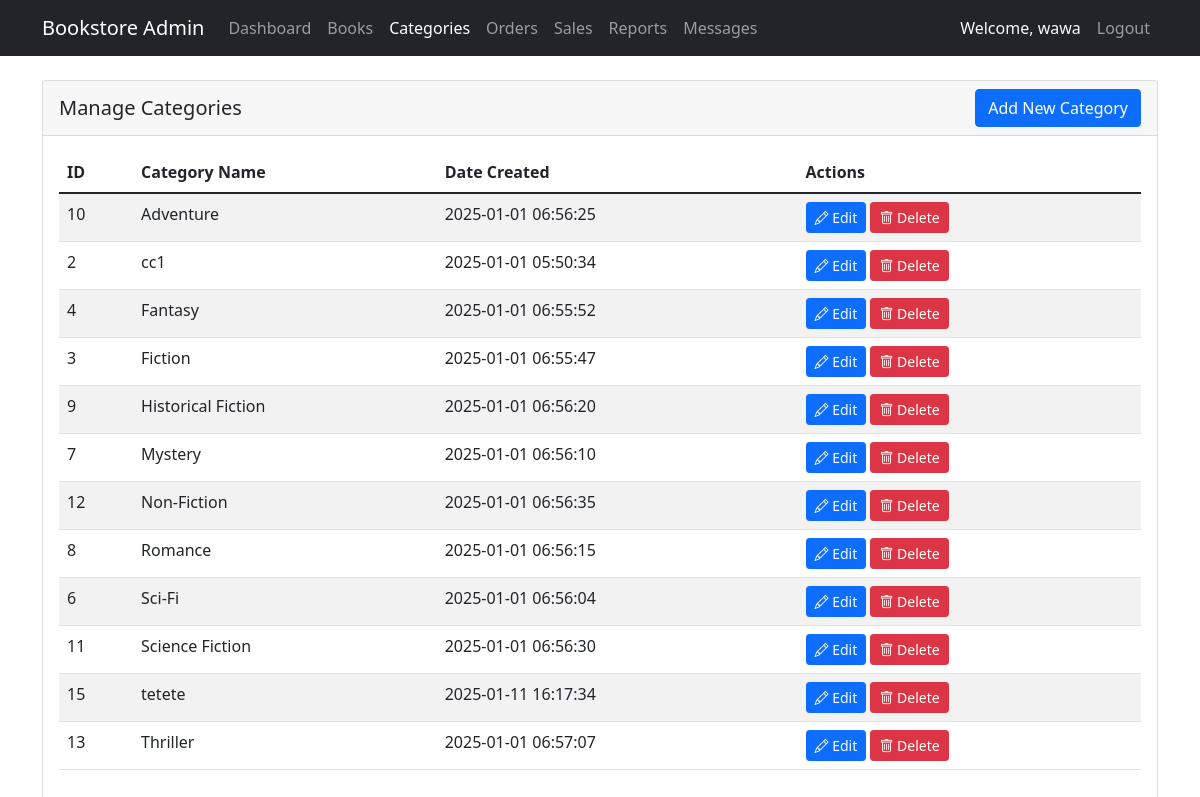
The app's page /admin/manage_categories.php (signed in) with its own data.
### tables this page shows
CREATE TABLE `categories` (
  `category_id` int(11) NOT NULL,
  `category_name` varchar(255) NOT NULL,
  `date_created` timestamp NOT NULL DEFAULT current_timestamp()
);

### admin/manage_categories.php (the view, shortened to what this page needs)
<?php
require_once '../auth/config.php';
$categories = $conn->query("SELECT * FROM Categories ORDER BY category_name");
?>
<!DOCTYPE html>
<html lang="en">
<head>
    <link href="https://cdn.jsdelivr.net/npm/bootstrap@5.1.3/dist/css/bootstrap.min.css" rel="stylesheet">
    <link href="https://cdn.jsdelivr.net/npm/bootstrap-icons@1.7.2/font/bootstrap-icons.css" rel="stylesheet">
</head>
<body>
    <?php include 'admin_navbar.php'; ?>
    <div class="container mt-4">
        <div class="row">
            <div class="col-md-12">
                <div class="card">
                    <div class="card-header d-flex justify-content-between align-items-center">
                        <h5 class="mb-0">Manage Categories</h5>
                        <button type="button" class="btn btn-primary" data-bs-toggle="modal" data-bs-target="#addCategoryModal">
                            Add New Category
                        </button>
                    </div>
                    <div class="card-body">
                        <table class="table table-striped">
                            <thead>
                                <tr>
                                    <th>ID</th>
                                    <th>Category Name</th>
                                    <th>Date Created</th>
                                    <th>Actions</th>
                                </tr>
                            </thead>
                            <tbody>
                                <?php while ($category = $categories->fetch_assoc()): ?>
                                    <tr>
                                        <td><?php echo $category['category_id']; ?></td>
                                        <td><?php echo htmlspecialchars($category['category_name']); ?></td>
                                        <td><?php echo date('Y-m-d H:i:s', strtotime($category['date_created'])); ?></td>
                                        <td>
                                            <button class="btn btn-sm btn-primary" data-bs-toggle="modal" data-bs-target="#editCategoryModal<?php echo $category['category_id']; ?>">
                                                <i class="bi bi-pencil"></i> Edit
                                            </button>
                                            <button class="btn btn-sm btn-danger" data-bs-toggle="modal" data-bs-target="#deleteCategoryModal<?php echo $category['category_id']; ?>">
                                                <i class="bi bi-trash"></i> Delete
                                            </button>
                                        </td>
                                    </tr>
                                <?php endwhile; ?>
                            </tbody>
                        </table>
                    </div>
                </div>
            </div>
        </div>
    </div>
</body>
</html>

### records on screen
categories: category_id "10", category_name "Adventure", date_created "2025-01-01 06:56:25"
categories: category_id "2", category_name "cc1", date_created "2025-01-01 05:50:34"
categories: category_id "4", category_name "Fantasy", date_created "2025-01-01 06:55:52"
categories: category_id "3", category_name "Fiction", date_created "2025-01-01 06:55:47"
categories: category_id "9", category_name "Historical Fiction", date_created "2025-01-01 06:56:20"
categories: category_id "7", category_name "Mystery", date_created "2025-01-01 06:56:10"
categories: category_id "12", category_name "Non-Fiction", date_created "2025-01-01 06:56:35"
categories: category_id "8", category_name "Romance", date_created "2025-01-01 06:56:15"
categories: category_id "6", category_name "Sci-Fi", date_created "2025-01-01 06:56:04"
categories: category_id "11", category_name "Science Fiction", date_created "2025-01-01 06:56:30"
categories: category_id "15", category_name "tetete", date_created "2025-01-11 16:17:34"
categories: category_id "13", category_name "Thriller", date_created "2025-01-01 06:57:07"

### other values on screen
$_SESSION['username'] "wawa"
